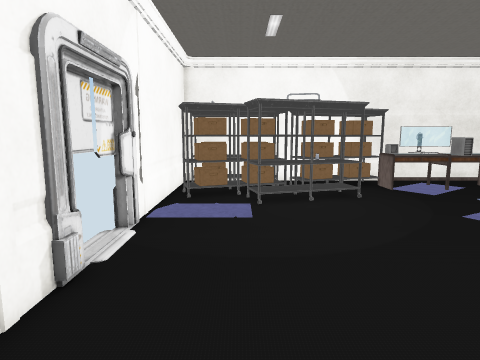
[1] (above)

20 first-person views from a walk through a scene from a Unity 3-D project. The camera is 1.5 m above the floor, tilts 8° down and sees 75° across. The floor is counted in squares, 0.5 m on a side. Each view is taken from the middle of a square. On the plan, view 1 faces up. The plan holds only what a view shows up to about 20 squares ahead; the rest is blank. The player character is not drawn. Some surface patterns are stand-ins.

[2]
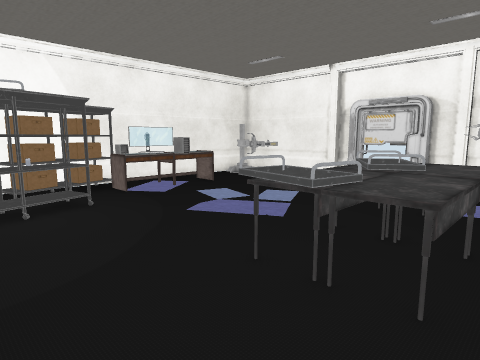

[3]
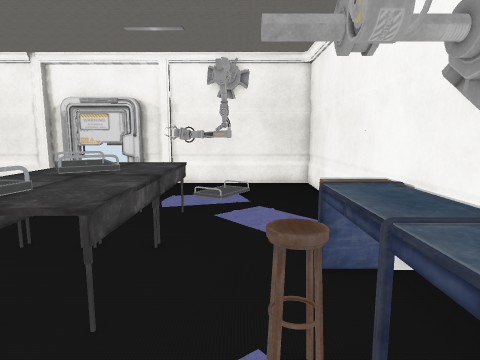

[4]
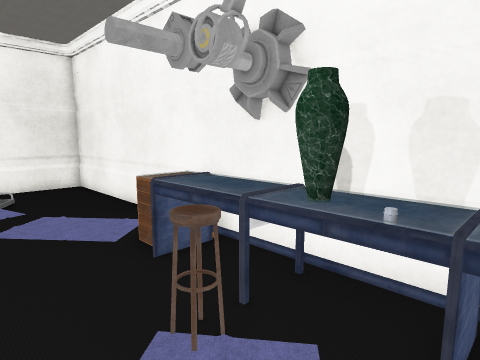

[5]
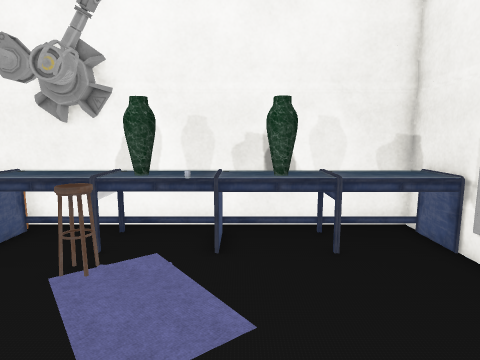

[6]
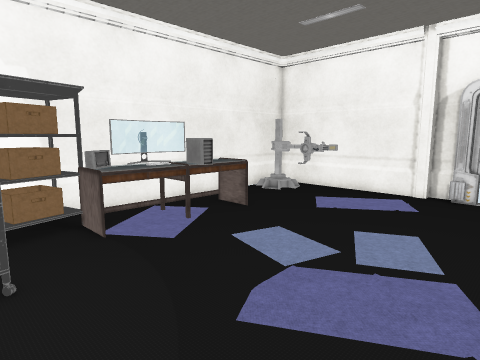

[7]
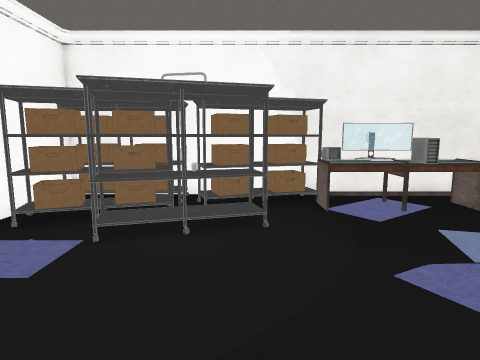

[8]
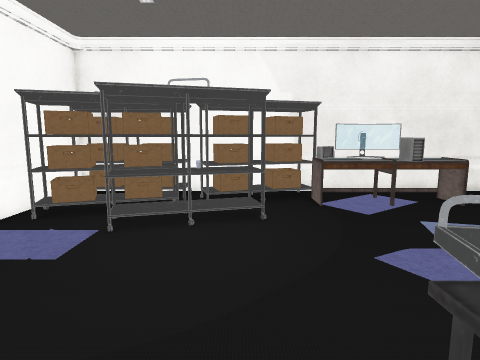

[9]
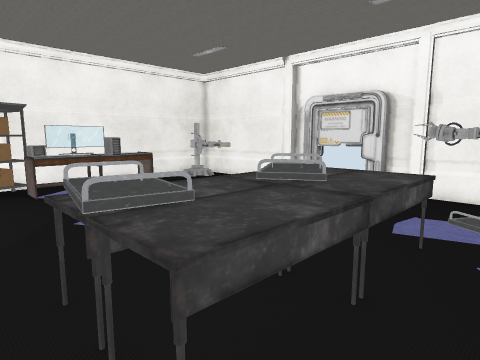

[10]
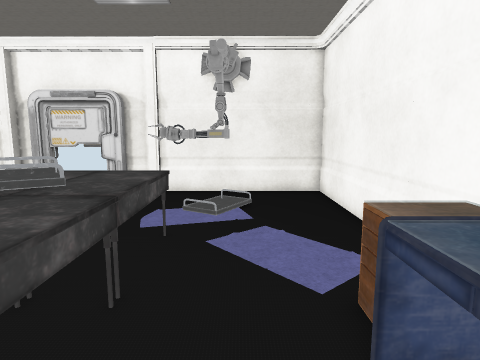

[11]
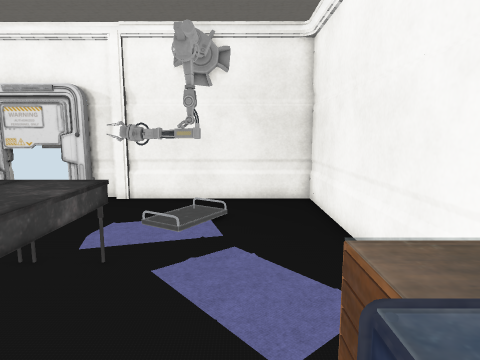

[12]
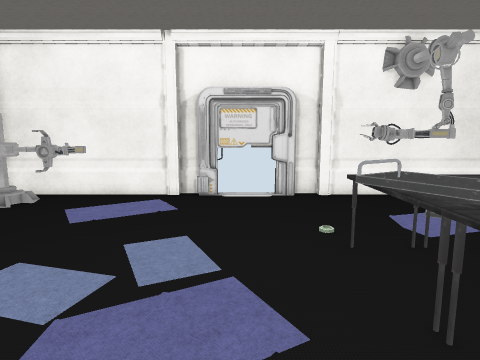

[13]
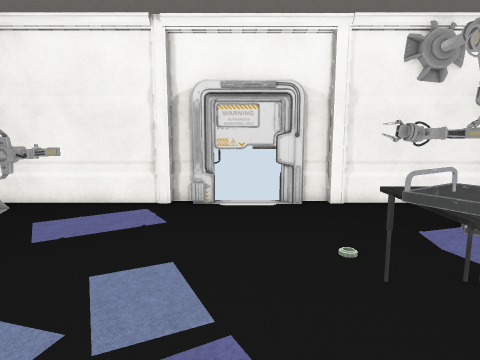

[14]
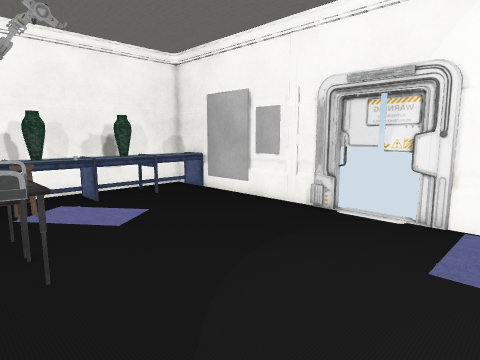

[15]
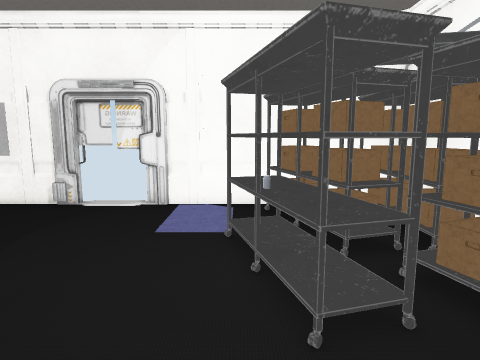

[16]
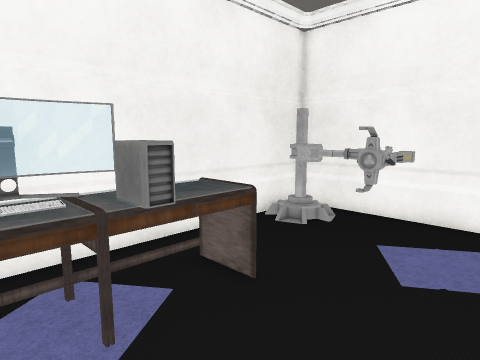

[17]
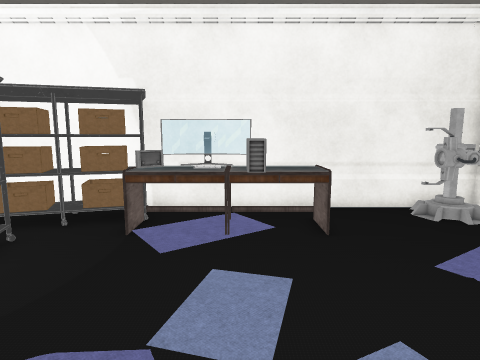

[18]
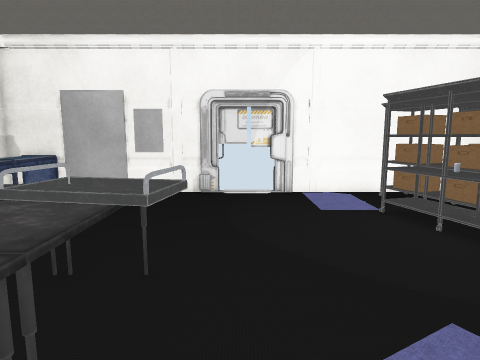

[19]
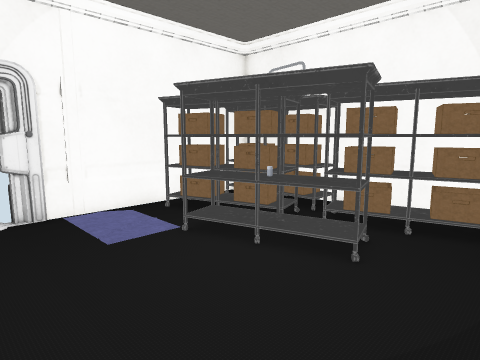

[20]
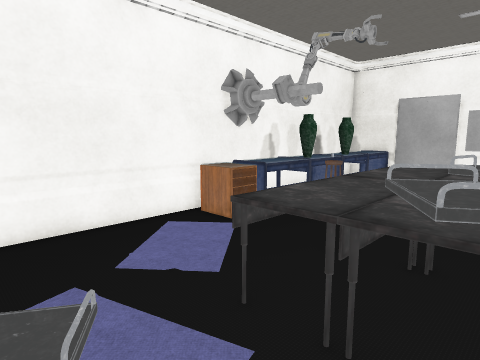

### Floor plan
Key: @ floor where view 1 was taken; # wall or solid block; . main floor; : floor 0.25 m higher than the main floor; T thing the floor can be seen under or through; O other object.
Columns run from 4 left of view 1 to 23 right of it. Each row starts with its distance up from view 1.
 21 ###########################
 20 #OOOOOO..OOOO...........OO#
 19 #OOOOOOOOOOOOOOOOOOO...OO.#
 18 #...OOOOOOOOOOOOOOOO...OO.#
 17 #OOOOOO..O...OOOOOOO...O .#
 16 #OOOOOOOOOO..........OOOO.#
 15 #OO.OOOOOOO..........O ...#
 14 #....OOOO.............  ..#
 13 #......................  .OO
 12 O.........................O
 11 #.........................#
 10 #.........................##
  9 #.........................#
  8 #.........................#
  7 #..........OO.............#
  6 #.........OOOOOOOOO.O.....#
  5 O.........OOOOOOOOO.......O
  4 #.........OOOOOOOOO....O..#
  3 #.........OOOOOOOOO....O..#
  2 #.........OOOOOOOOO..:.T..#
  1 #......  ..............T..#
  0 #...@... .O...............#
 -1 # .......OO...............#
 -2 #OOOOOOOOOOOOOO...........#
 -3 #OOOOOOOOOOOOOO...........#
 -4 OO#####OOOOOOOO############
 -5 O### ############

Where each view was taken, in squares from view 1:
view 1: 0 up, 0 right, facing up
view 2: 1 up, 1 right, facing up-right
view 3: 0 up, 2 right, facing right
view 4: 2 up, 2 right, facing down-right
view 5: 6 up, 2 right, facing down
view 6: 8 up, 5 right, facing up-right
view 7: 5 up, 5 right, facing up
view 8: 4 up, 5 right, facing up
view 9: 0 up, 5 right, facing up-right
view 10: 0 up, 5 right, facing right
view 11: 1 down, 7 right, facing right
view 12: 9 up, 6 right, facing right
view 13: 9 up, 8 right, facing right
view 14: 13 up, 8 right, facing down-left
view 15: 14 up, 10 right, facing left
view 16: 13 up, 10 right, facing up-right
view 17: 8 up, 12 right, facing up
view 18: 8 up, 13 right, facing left
view 19: 8 up, 9 right, facing up-left
view 20: 6 up, 18 right, facing down-left
